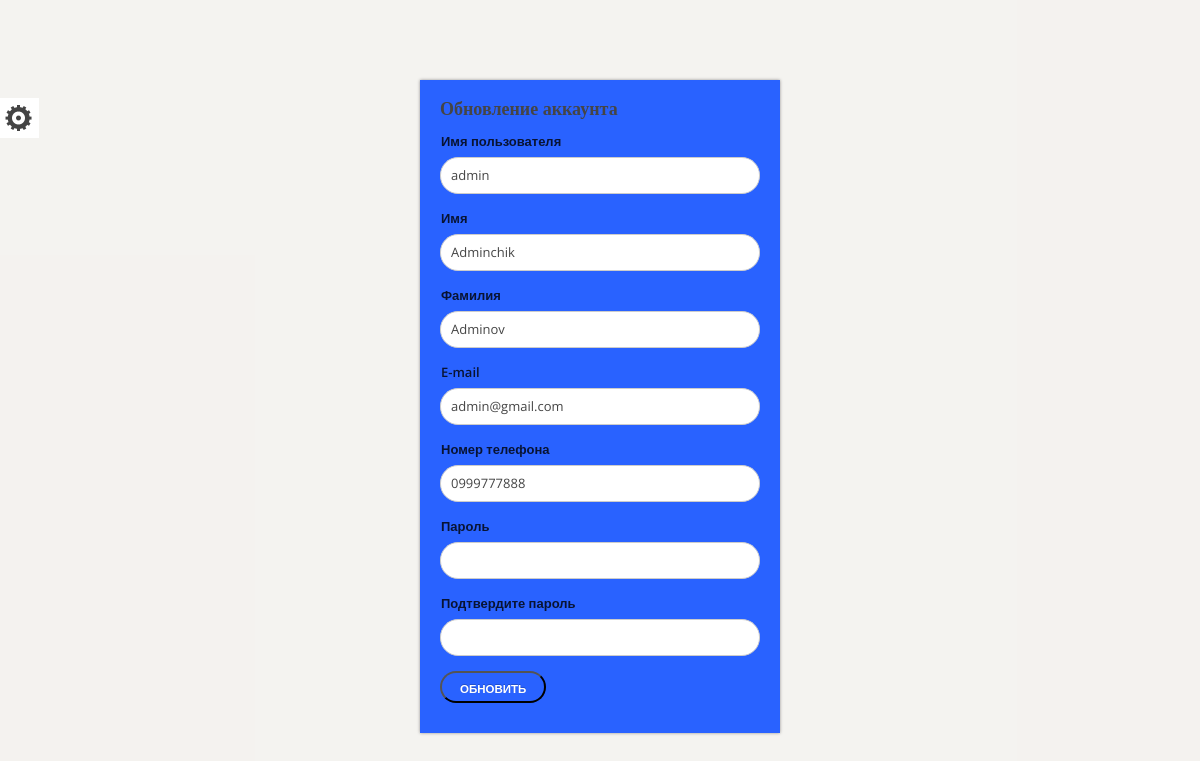
The app's page /users/setting/user/admin with its own data.
### apps/users/models.py (models this page shows, shortened)
class User(AbstractUser):
    phone = models.CharField(
        max_length=100,
        null = True, blank = True,
        default='0'
    )
    phone = models.CharField(
        max_length=100,
        verbose_name="Телефонный номер",
        blank = True, null = True
    )

### apps/users/views.py (the view, shortened to what this page needs)
# urls.py: path('setting/user/<str:username>', account_update, name = "account_update"),
def account_update(request, username):
    user = User.objects.get(username = username)
    setting = Setting.objects.latest('id')
    context = {
        'user' : user,
        'setting' : setting,
    }
    return render(request, 'account_update.html', context)

### templates/account_update.html (shortened to what this page needs)
{% extends 'homepage.html' %}
{% load static %}
{% block content %}
    <div class="lightbox" style="display:block; overflow: auto;">
		<div class="lb-wrap">
			<div class="lb-content">
				<form class="row" method="POST">
					<h3>Обновление аккаунта</h3>
					<div class="f-item full-width">
						<label for="f_name">Имя пользователя</label>
						<input type="text" id="username" name="username" value="{{ user.username }}"/>
					</div>
					<div class="f-item full-width">
						<label for="f_name">Имя</label>
						<input type="text" id="first_name" name="first_name" value="{{ user.first_name }}"/>
					</div>
					<div class="f-item full-width">
						<label for="f_name">Фамилия</label>
						<input type="text" id="last_name" name="last_name" value="{{ user.last_name }}"/>
					</div>
					<div class="f-item full-width">
						<label for="email">E-mail</label>
						<input type="email" id="email" name="email" value="{{ user.email }}" />
					</div>
					  <div class="f-item full-width">
						<label for="password">Номер телефона</label>
						<input type="number" id="phone" name="phone" value="{{ user.phone }}"/>
					</div>
					<div class="f-item full-width">
						<label for="password">Пароль</label>
						<input type="password" id="password" name="password" />
					</div>
					<div class="f-item full-width">
						<label for="password">Подтвердите пароль</label>
						<input type="password" id="password2" name="password2" />
					</div>
					<div class="f-item checkbox full-width">
						<div class="form-group">
							<button class="btn btn-dark btn-lg btn-block mt-15" type="submit" name = "update">Обновить</button>
						  </div>
					</div>
				</form>
			</div>
		</div>
	</div>
{% endblock %}

### static/css/style.css (style rules this page uses)
*,*:before,*:after { -webkit-box-sizing: border-box;-moz-box-sizing: border-box;box-sizing: border-box;-webkit-font-smoothing:antialiased;font-smoothing:antialiased;text-rendering:optimizeLegibility; }
body { word-wrap:break-word;-webkit-text-size-adjust: 100%;-ms-text-size-adjust: 100%;overflow-x:hidden; }
html,body,div,span,object,iframe,h1,h2,h3,h4,h5,h6,p,blockquote,pre,a,abbr,address,cite,code,del,dfn,em,img,ins,q,small,strong,sub,sup,dl,dt,dd,ol,ul,li,fieldset,form,label,legend,input,table,caption,tbody,tfoot,thead,tr,th,td,figure { border:0;margin:0;padding:0 }
html { overflow-y: scroll;-webkit-text-size-adjust:auto;-webkit-overflow-scrolling: touch; }
input,button,select,textarea { font-family: inherit;font-size: inherit;line-height: inherit; }
body { font:13px/1.5 'Open Sans', Helvetica, Arial, sans-serif;text-align:center;color:#454545;background:#E9E6E0; }
.gradient-button,button, input[type="button"], input[type="reset"], input[type="submit"] { font-size:11.5px;line-height:32px;font-weight:700;text-transform:uppercase;text-decoration:none;color:#fff !important;height:32px;padding:0 18px !important;text-align:center;display:inline-block;text-shadow:0 -1px 0 rgba(0,0,0,0.2);border-radius:17px;-moz-border-radius:17px;-webkit-border-radius:17px;cursor:pointer;-webkit-box-shadow: inset 0 0 1px rgba(0,0,0,.3);-moz-box-shadow: inset 0 0 1px rgba(0,0,0,.3);box-shadow: inset 0 0 1px rgba(0,0,0,.3); }
h1,h2,h3,h4,h5,h6,.ribbon .price,.ribbon-small,.price em { font-family: 'Roboto Slab', serif;color:#555; }
h3 { font-size:18px;font-weight:700;padding:0 0 20px; }
.row { margin:0 -10px; }
.full-width { width:100%;float:left;display:block;padding:0 10px;margin:0 0 20px; }
.lightbox { display:none;position:fixed;width:100%;height:100%;z-index:999999;background:rgba(255,255,255,.5);top:0;left:0; }
.lb-wrap { text-align:left;color:rgba(0,0,0,.8);position:absolute;top:10%;left:35%;width:30%;padding:15px 20px;-webkit-box-shadow:0 0 3px rgba(0,0,0,.4);-moz-box-shadow:0 0 3px rgba(0,0,0,.4);box-shadow:0 0 3px rgba(0,0,0,.4); }
.lb-wrap h3 { color:#454545;padding:0 10px 10px; }
.lb-wrap input, .lb-wrap div.checker span { border-color:#fff; }
.lb-wrap .f-item { margin:0 0 15px; }
label { cursor: pointer;font-weight:600;position:relative;padding:0 0 5px 1px;display:inline-block; }
input,textarea { outline: none; }
button, input, select, textarea { margin: 0;vertical-align: baseline; *vertical-align: middle;outline:none;-webkit-box-shadow:none;-moz-box-shadow:none;box-shadow:none; -webkit-transition:all 0.2s ease-in;-moz-transition:all 0.2s ease-in;-o-transition:all 0.2s ease-in;-ms-transition:all 0.2s ease-in;transition:all 0.2s ease-in; }
button, input[type="button"], input[type="reset"], input[type="submit"] { cursor: pointer; text-transform:uppercase;-webkit-appearance: button; text-align:center; }
input[type="search"], input[type="email"], input[type="text"], input[type="number"], input[type="password"], input[type="tel"], input[type="url"], input[type="date"], textarea { display:block;padding:8px 10px;width:100%;border:1px solid #ccc;color:#454545;-webkit-border-radius:18px;-moz-border-radius:18px;border-radius:18px; }
input[type=number] { -moz-appearance: textfield; }
input.uniform-input,select.uniform-multiselect,textarea.uniform { padding:8px 10px;border:1px solid #ccc; }

### static/css/theme-turqoise.css (style rules this page uses)
.social li a:hover,.social li a:focus,.pager .current,.pager a:hover,.contact:before,.header .ribbon,.destinations article .ribbon:hover,.view-type .active,.tags li:hover,.inner-nav li:hover,.inner-nav li.active,.inner-nav li.active:hover,.chart dd span,.infoBox,.lb-wrap,.ui-slider-horizontal .ui-slider-handle ,.image-overlay:before { background:#2962ff !important; }
.gradient-button,button, input[type="button"], input[type="reset"], input[type="submit"],.scroll-to-top,.testimonials,.ui-datepicker .ui-state-hover,.ui-datepicker .dp-highlight a,.ui-datepicker .dp-highlight span { background: #2962ff; background: -moz-linear-gradient(top, #2962ff 0%, #2962ff 100%); background: -webkit-gradient(linear, left top, left bottom, color-stop(0%,#2962ff), color-stop(100%,#2962ff)); background: -webkit-linear-gradient(top, #2962ff 0%,#2962ff 100%); background: -o-linear-gradient(top, #2962ff 0%,#2962ff 100%); background: -ms-linear-gradient(top, #2962ff 0%,#2962ff 100%); background: linear-gradient(to bottom, #2962ff 0%,#2962ff 100%); }

### records on screen
User: username "admin", first_name "Adminchik", last_name "Adminov", email "admin@gmail.com", phone "0999777888"
